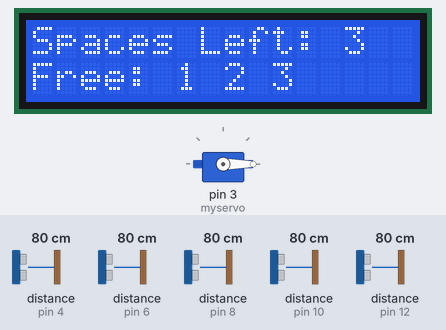
Recording of a sketch running on a simulated Arduino Uno, built with avr-gcc and run on an emulated ATmega328P. Shown: 16×2 character LCD, servo. Wiring (inferred from the names in the program): 5 × ultrasonic range finder: trigger pin 5, echo pin 6 / trigger pin 7, echo pin 8 / trigger pin 9, echo pin 10 / trigger pin 11, echo pin 4 / trigger pin 13, echo pin 12. Inputs (shaded band) come from the test bench; at power-on: distance to the obstacle (sensors on pin 4, pin 6, pin 8, pin 10, pin 12) 80 cm. The echo pulse lasts 58.3 µs per cm; what the sketch prints to the serial monitor is not drawn.

Above: at 3.2 s.
3.3 s: distance to the obstacle (sensor on pin 4) set to 12 cm
5.6 s: distance to the obstacle (sensor on pin 4) set to 9 cm
At 7.4 s:
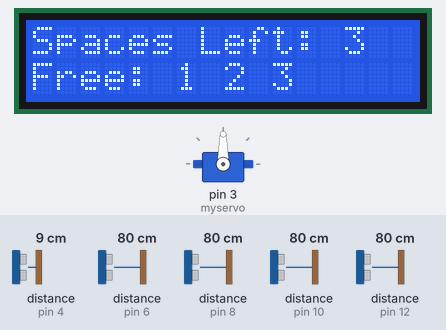
8.0 s: distance to the obstacle (sensor on pin 6) set to 2 cm
At 9.9 s:
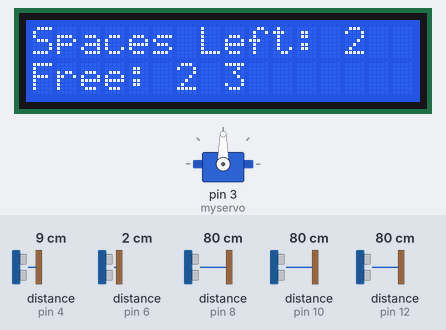
10.2 s: distance to the obstacle (sensor on pin 8) set to 2 cm
At 12.1 s:
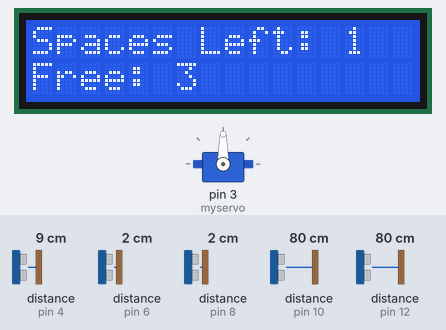
12.4 s: distance to the obstacle (sensor on pin 10) set to 12 cm
14.3 s: distance to the obstacle (sensor on pin 10) set to 9 cm
At 16.4 s:
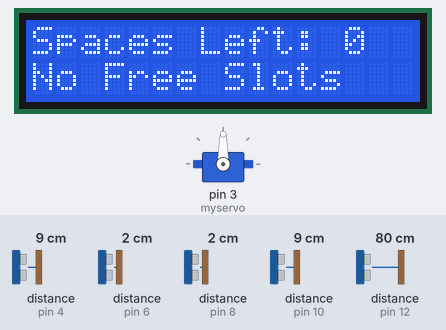
Timing chart, 0 to 17.7 s (numbered marks = the images above; inputs shaded):
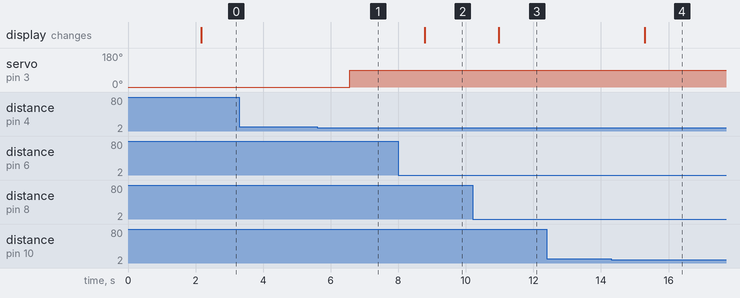

Measured:
- the behaviour switches between 11 and 10 cm on distance to the obstacle (sensor on pin 4) (found by bisection; images 0 and 1)
- the behaviour switches between 11 and 10 cm on distance to the obstacle (sensor on pin 10) (found by bisection; images 3 and 4)
- after the input at 3.3 s, every drawn part: stays the same
- after the input at 5.6 s, servo on pin 3 (myservo): 0° → 90° after 0.96 s
- after the input at 8.0 s, the display: changes after 0.79 s (image 2)
- after the input at 10.2 s, the display: changes after 0.77 s (image 3)
- after the input at 12.4 s, every drawn part: stays the same
- after the input at 14.3 s, the display: changes after 0.99 s (image 4)

The sketch:

ArduinoCode.ino
```cpp
#include <Wire.h>
#include <LiquidCrystal_I2C.h>
#include <Servo.h>

// Initialize the LCD with the correct I2C address
LiquidCrystal_I2C lcd(0x27, 16, 2);

// Initialize the servo motor
Servo myservo;

// Define pin numbers for the HC-SR04 sensors
const int t1Trig = 5, t1Echo = 6;  // Parking spot 1 sensor
const int t2Trig = 7, t2Echo = 8;  // Parking spot 2 sensor
const int t3Trig = 9, t3Echo = 10; // Parking spot 3 sensor
const int entryTrig = 13, entryEcho = 12;  // Entry sensor
const int exitTrig = 11, exitEcho = 4;   // Exit sensor

// Variables to track parking spaces
int totalParkingSpaces = 3;  // Total parking spaces
int availableSpaces = 3;     // Available parking spaces
bool isCarParked[3] = {false, false, false};  // To track the status of each spot

// Variables for the boom barrier
int barrierState = 0;  // 0 = closed, 1 = open

void setup() {
  // Initialize serial communication
  Serial.begin(9600);

  // Initialize the LCD
  lcd.init();
  lcd.backlight();
  lcd.clear();
  lcd.print("Tanays Design");

  delay(2000);  // Display initial message for 2 seconds

  // Set pin modes for HC-SR04 sensors
  pinMode(t1Trig, OUTPUT);
  pinMode(t1Echo, INPUT);
  pinMode(t2Trig, OUTPUT);
  pinMode(t2Echo, INPUT);
  pinMode(t3Trig, OUTPUT);
  pinMode(t3Echo, INPUT);
  pinMode(entryTrig, OUTPUT);
  pinMode(entryEcho, INPUT);
  pinMode(exitTrig, OUTPUT);
  pinMode(exitEcho, INPUT);

  // Initialize the servo motor and set it to the closed position
  myservo.attach(3);  // Attach servo to pin 3
  myservo.write(0);   // 0 degrees = barrier closed
}

void loop() {
  // Read distances from parking sensors
  float d1 = getDistance(t1Trig, t1Echo);
  float d2 = getDistance(t2Trig, t2Echo);
  float d3 = getDistance(t3Trig, t3Echo);

  // Read distances from entry and exit sensors
  float entryDistance = getDistance(entryTrig, entryEcho);
  float exitDistance = getDistance(exitTrig, exitEcho);

  // Display sensor readings on Serial Monitor
  Serial.println("Sensor Readings:");
  Serial.println("Slot 1: " + String(d1) + " cm");
  Serial.println("Slot 2: " + String(d2) + " cm");
  Serial.println("Slot 3: " + String(d3) + " cm");
  Serial.println("Entry: " + String(entryDistance) + " cm");
  Serial.println("Exit: " + String(exitDistance) + " cm");

  // Update parking status based on distance (less than 10 cm means occupied)
  updateParkingStatus(d1, 0); // Slot 1
  updateParkingStatus(d2, 1); // Slot 2
  updateParkingStatus(d3, 2); // Slot 3

  // Boom barrier logic for both entry and exit
  manageBoomBarrier(entryDistance, exitDistance);

  // Display available spaces on the LCD
  lcd.clear();
  lcd.setCursor(0, 0);
  lcd.print("Spaces Left: ");
  lcd.print(availableSpaces);

  // Display which slots are available
  lcd.setCursor(0, 1);  // Move to the second row
  if (availableSpaces == 0) {
    lcd.print("No Free Slots   ");  // If no slots are available
  } else {
    lcd.print("Free: ");
    if (!isCarParked[0]) lcd.print("1 ");
    if (!isCarParked[1]) lcd.print("2 ");
    if (!isCarParked[2]) lcd.print("3 ");
  }

  delay(1000);  // Delay to avoid constant refreshing
}

// Function to get distance from HC-SR04 sensor
long getDistance(int trigPin, int echoPin) {
  long duration, cm;

  // Trigger the sensor by sending a 10-microsecond pulse
  digitalWrite(trigPin, LOW);
  delayMicroseconds(2);
  digitalWrite(trigPin, HIGH);
  delayMicroseconds(10);
  digitalWrite(trigPin, LOW);

  // Read the echo signal
  duration = pulseIn(echoPin, HIGH);

  // If no signal is received, return -1
  if (duration == 0) {
    return -1;
  }

  // Convert the time into distance in centimeters
  cm = duration / 58.2;  // Correct conversion factor for centimeters
  return cm;
}

// Function to update parking status based on distance
void updateParkingStatus(float distance, int slot) {
  if (distance > 0 && distance < 10 && !isCarParked[slot]) {
    // A car is now parked in this slot
    isCarParked[slot] = true;
    availableSpaces -= 1;  // Decrease available spaces
    Serial.print("Car parked in Slot ");
    Serial.println(slot + 1);
  }
  else if (distance >= 10 && isCarParked[slot]) {
    // The car has left this slot
    isCarParked[slot] = false;
    availableSpaces += 1;  // Increase available spaces
    Serial.print("Car left Slot ");
    Serial.println(slot + 1);
  }
}

// Function to manage the boom barrier logic for both entry and exit
void manageBoomBarrier(float entryDistance, float exitDistance) {
  if (barrierState == 0) {
    // Barrier is closed
    if (entryDistance > 0 && entryDistance < 10 && availableSpaces > 0) {
      // Car detected at entry and there's space, open the barrier
      Serial.println("Car detected at entry. Opening barrier...");
      myservo.write(90);  // 90 degrees = barrier open
      barrierState = 1;
    }
    else if (exitDistance > 0 && exitDistance < 10) {
      // Car detected at exit, open the barrier
      Serial.println("Car detected at exit. Opening barrier...");
      myservo.write(90);  // 90 degrees = barrier open
      barrierState = 1;
    }
  }
  else if (barrierState == 1) {
    // Barrier is open
    if (entryDistance >= 10 && exitDistance >= 10) {
      // Both entry and exit sensors are clear, close the barrier
      Serial.println("No car detected. Closing barrier...");
      myservo.write(0);  // 0 degrees = barrier closed
      barrierState = 0;
    }
  }
}
```
